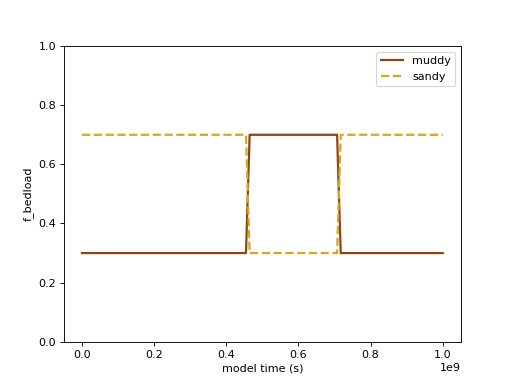

Reproduce this figure in Python.
# create a figure
fig, ax = plt.subplots()

# set the "simulation" range
_times = np.linspace(0, 1e9, num=100)
fb_mdl_muddy = np.zeros_like(_times)
fb_mdl_sandy = np.zeros_like(_times)

# loop through time, change the model time and grab f_bedload values
for i, _time in enumerate(_times):
    # change the model time directly
    mdl_muddy._time = _time  # you should never do this
    mdl_sandy._time = _time  # you should never do this

    # run the hooked method
    mdl_muddy.hook_run_one_timestep()
    mdl_sandy.hook_run_one_timestep()

    # grab the state of the `f_bedload` parameter
    fb_mdl_muddy[i] = mdl_muddy.f_bedload  # get the value
    fb_mdl_sandy[i] = mdl_sandy.f_bedload  # get the value

# add it to the plot
ax.plot(_times, fb_mdl_muddy, '-', c='saddlebrown', lw=2, label='muddy')
ax.plot(_times, fb_mdl_sandy, '--', c='goldenrod', lw=2, label='sandy')
ax.legend()

# clean up
ax.set_ylim(0, 1)
ax.set_ylabel('f_bedload')
ax.set_xlabel('model time (s)')

plt.show()
